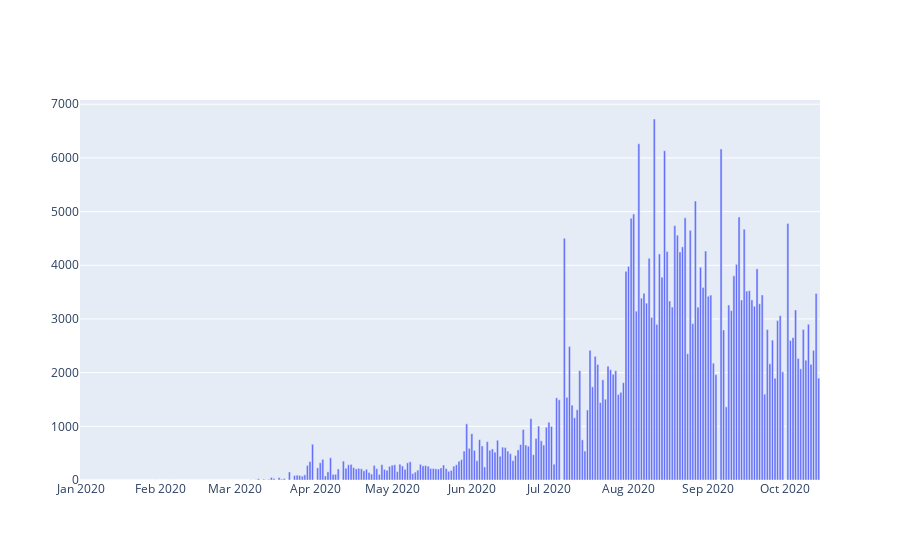

Notebook cell for this chart:
### Code cell
import pandas as pd
import plotly.graph_objects as go

data = pd.read_csv("ph_covid_data.csv")

case_dates = data.date.tolist()
case_new = data.new_cases.tolist()

fig = go.Figure()
fig.add_trace(go.Bar(x=case_dates, y=case_new))
fig.show()
fig.write_image("fig1.png")

### Figure 1 — Plotly figure (JSON) as saved in the notebook; plotly's stock layout.template omitted (floating-point values rounded to 4 significant figures; data arrays with more than 128 entries replaced by an {"elided": "..."} marker saying what was removed)
{"data": [{"type": "bar", "x": {"elided": "288 str values"}, "y": {"elided": "288 int values"}}], "layout": {}}
